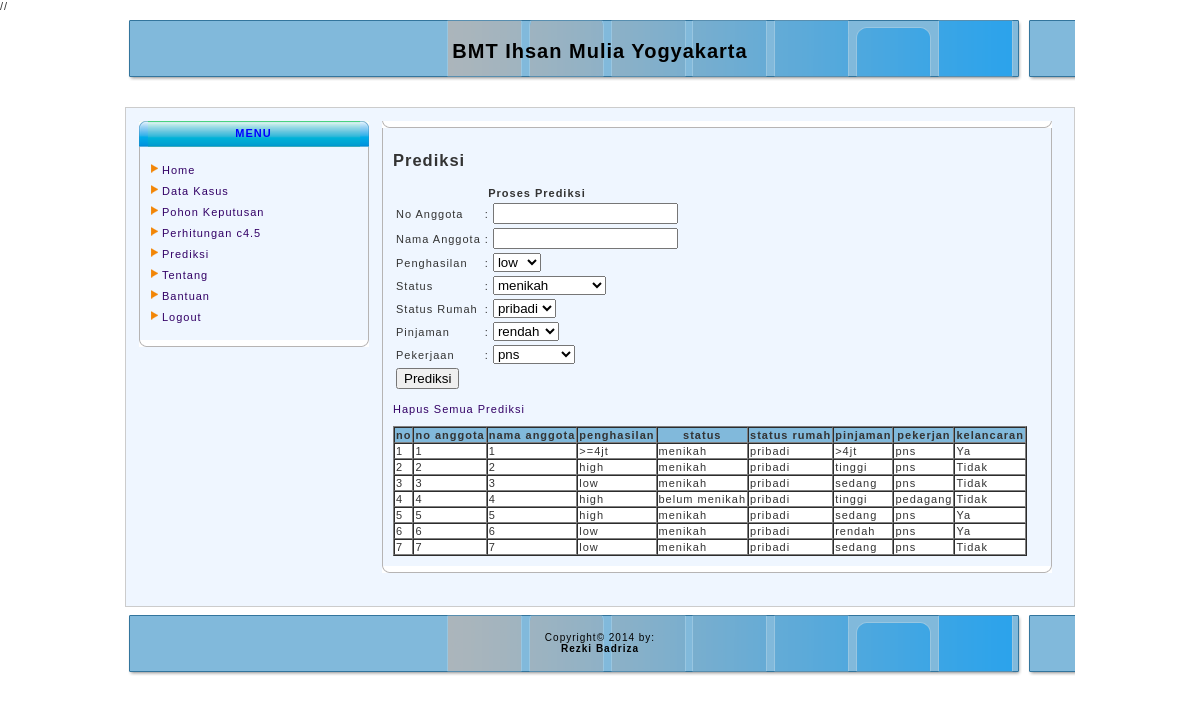
/admin/media.php?module=prediksi (signed in), run on the app's committed database.
### tables this page shows
CREATE TABLE IF NOT EXISTS `data_prediksi` (
  `id` int(10) NOT NULL,
  `no_anggota` varchar(50) NOT NULL,
  `nama_anggota` varchar(50) NOT NULL,
  `penghasilan` varchar(50) NOT NULL,
  `status` varchar(50) NOT NULL,
  `status_rumah` varchar(50) NOT NULL,
  `pinjaman` varchar(50) NOT NULL,
  `pekerjaan` varchar(50) NOT NULL,
  `keputusan_c45` varchar(50) NOT NULL,
  `id_rule_c45` int(10) NOT NULL
);

### admin/modul/prediksi.php (the view)
<?php
switch($_GET["act"]){
    default:
        echo "<h2>Prediksi</h2>";
        include "form_prediksi.php";
		echo " <p><a href=./aksi.php?module=prediksi&act=hapus_semua_prediksi>Hapus Semua Prediksi</a></p>";
        echo "<table bgcolor='#81b9db' border='1' cellspacing='0' cellspading='0'>
            <tr>
                <th>no</th>
                <th>no anggota</th>
                <th>nama anggota</th>
                <th>penghasilan</th>
                <th>status</th>
                <th>status rumah</th>
                <th>pinjaman</th>
                <th>pekerjan</th>
                <th>kelancaran</th>
           </tr>";
    $sql=mysql_query('SELECT * FROM data_prediksi ORDER BY id');
    $warna1 = '#ffffff';
    $warna  = $warna1;
    $no = 1;
    while ($data=mysql_fetch_array($sql)){
        echo " <tr bgcolor='$warna'>
                   <td>$no</td>
                   <td>$data[no_anggota]</td>
                   <td>$data[nama_anggota]</td>
                   <td>$data[penghasilan]</td>
                   <td>$data[status]</td>
                   <td>$data[status_rumah]</td>
                   <td>$data[pinjaman]</td>
                   <td>$data[pekerjaan]</td>
                   <td>$data[keputusan_c45]</td>
               </tr>";
    $no++;
    }
    echo"</table>";
    break;
}

### include/css/style.css (style rules this page uses)
body,td,th { font-family: Arial, Arial, Arial; color:#333333; font-size:11px; letter-spacing: 1px; }
body { background-color: #ffffff; margin: 5px; }
a { text-decoration:none; }
body { margin:0px; }
td { font:11px arial; color:#333333; }
a { texst-decoration:none; color: #330066; }

### data on the page
data_prediksi: no_anggota "1", nama_anggota "1", penghasilan ">=4jt", status "menikah", status_rumah "pribadi", pinjaman ">4jt", pekerjaan "pns", keputusan_c45 "Ya"
data_prediksi: no_anggota "2", nama_anggota "2", penghasilan "high", status "menikah", status_rumah "pribadi", pinjaman "tinggi", pekerjaan "pns", keputusan_c45 "Tidak"
data_prediksi: no_anggota "3", nama_anggota "3", penghasilan "low", status "menikah", status_rumah "pribadi", pinjaman "sedang", pekerjaan "pns", keputusan_c45 "Tidak"
data_prediksi: no_anggota "4", nama_anggota "4", penghasilan "high", status "belum menikah", status_rumah "pribadi", pinjaman "tinggi", pekerjaan "pedagang", keputusan_c45 "Tidak"
data_prediksi: no_anggota "5", nama_anggota "5", penghasilan "high", status "menikah", status_rumah "pribadi", pinjaman "sedang", pekerjaan "pns", keputusan_c45 "Ya"
data_prediksi: no_anggota "6", nama_anggota "6", penghasilan "low", status "menikah", status_rumah "pribadi", pinjaman "rendah", pekerjaan "pns", keputusan_c45 "Ya"
data_prediksi: no_anggota "7", nama_anggota "7", penghasilan "low", status "menikah", status_rumah "pribadi", pinjaman "sedang", pekerjaan "pns", keputusan_c45 "Tidak"
